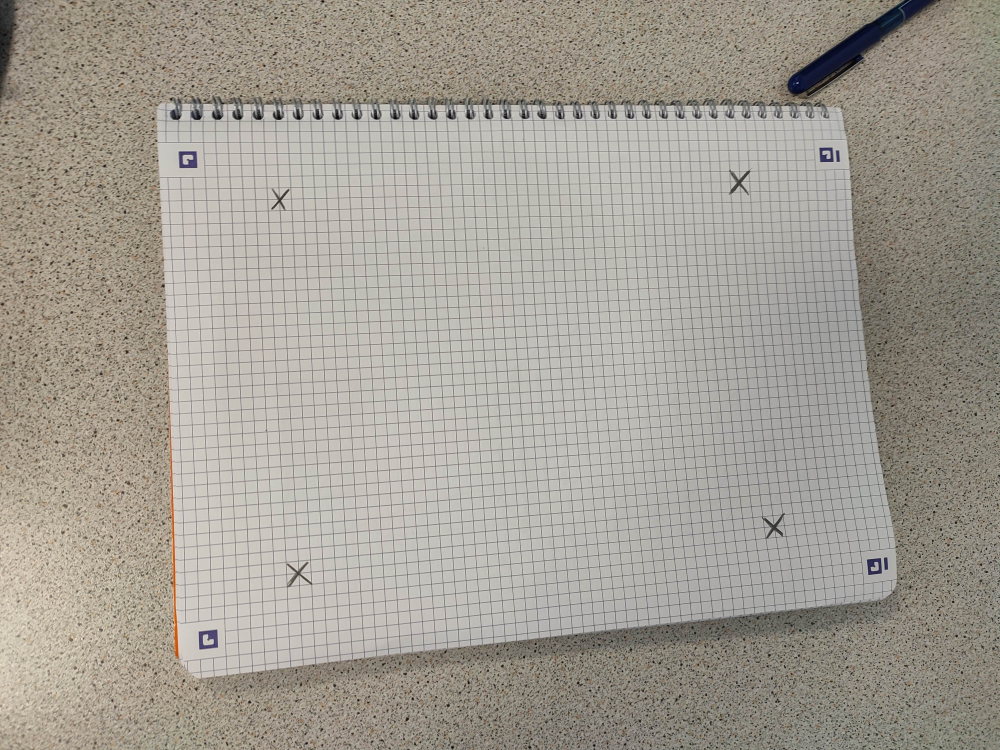
%> input picture images/cahier1.jpg, 4000 x 3000 px (shown at 1/4 size)
$ octave Test.m   (GNU Octave 9; MATLAB toolbox functions it lacks are replaced by stand-ins)
%> lines starting %> are read from the running program, lines starting %| are printed output that depends on the picture; in (x1, y1, x2, y2) boxes, pixels count from 0 and x2, y2 are one past the last pixel; in counts of white or black regions, pixels touching at a corner belong together; the program's own positions count from 1
### src/imreadDouble.m
function img = imreadDouble(imgName)
%IMREADDOUBLE reads an image, converts it as double and immediatly rescales
%it

img = rescale(double(imread(imgName)));
end

### src/generateTriplet.m
function [I,M,B] = generateTriplet(img)
%GENERATETRIPLET generates the bit mask and the bounding box of a given
%image

[h,w,c] = size(img);

I=img;
B=[1 1;w h];
M=ones(h,w);


end

### src/Transform_triplet.m
function [I2,M2,B2] = Transform_triplet(I,M,B,H12)
%TRANSFORM_TRIPLET 此处显示有关此函数的摘要
%   此处显示详细说明
[h,w,c] = size(I);
% 4 points de englo boite
B_left_top = B(1,:);
B_right_bot = B(2,:);
B_left_bot = [B(1,1) B(2,2)];
B_right_top = [B(2,1) B(1,2)];
% transformation des points
B_lt = transform(B_left_top',H12);
B_rb = transform(B_right_bot',H12);
B_lb = transform(B_left_bot',H12);
B_rt = transform(B_right_top',H12);
% coordonnees en x
xvect = zeros(1,4);
xvect(1) = B_lt(1)/B_lt(3);
xvect(2) = B_rb(1)/B_rb(3);
xvect(3) = B_lb(1)/B_lb(3);
xvect(4) = B_rt(1)/B_rt(3);
% determination min/max de x
xmin=min(xvect);
xmax = max(xvect);

% coordonnees y
yvect = zeros(1,4);
yvect(1) = B_lt(2)/B_lt(3);
yvect(2) = B_rb(2)/B_rb(3);
yvect(3) = B_lb(2)/B_lb(3);
yvect(4) = B_rt(2)/B_rt(3);
% ymin/ymax
ymin = min(yvect);
ymax = max(yvect);
% creation d'englo boite
B2 = [xmin ymin;xmax ymax];

H21 = inv(H12);
% en masque

length = ceil(B2(2,1)-B2(1,1));
width = ceil(B2(2,2)-B2(1,2));
I2 = zeros(width,length,c);
M2 = zeros(width,length,1);

offsetX = floor(B2(1,1));
offsetY = floor(B2(1,2));

[xmax,ymax,c] = size(I2); % 女

%imgOut=zeros(h,w,c);
%masque = zeros(h,w,1);
% figure; Im=imshow(imgOut);
for y=floor(B2(1,2)):floor(B2(2,2)) % 对楼所有的像素
    for x=floor(B2(1,1)):floor(B2(2,1))
        M_orig = [x;y]; % pixel de l'image target
        M_fin = transform(M_orig,H21); % M_orig * H = M_src; % 进行转变
        y_fin = M_fin(1)/M_fin(3);
        x_fin = M_fin(2)/M_fin(3);
        if x_fin > 1 && x_fin < h && y_fin > 1 && y_fin < w % 如果转换出来的点在女图中

            x_fin=floor(x_fin);
            y_fin=floor(y_fin);

%             disp([y-offsetY,x_fin]);
            if (y-offsetY==0)
                disp("toto");
            end
            I2(y-offsetY,x-offsetX,:) = I(x_fin,y_fin,:); % 切换成女图
            M2(y-offsetY,x-offsetX) = 1;

        end

    end
end


end

### src/transform.m
function M = transform(M,H)
%TRANSFORM applies the transformation described by H to x and y, the coords
%given in the matrix M.

[x,y]=size(M);
if x~=2 || y~=1
    error("Dimensions de la matrice M non respectées");
end

M = [M;1];

M = H*M;

end

### src/getHomography.m
function H = getHomography(quad1, quad2)
%getHomography computes the homographic matrix to get from quad1 to quad2
% in this version of the code, quad1 will be a full image, and quad2 any
% quadrangle (therefore, quad1 is src, and quad2 is dst). Or, in the
% transformation, (x2,y2) is the point in quad2 whereas (x1,y1) is the
% point in quad1, meaning H will be applied to src to get dest.
% Therefore, in the form M2 = H*M1, M1 contains points from src, and M2
% from dst. I think this comment is long enough now...

x1 = quad1(1,1);
x2 = quad1(2,1);
x3 = quad1(3,1);
x4 = quad1(4,1);

y1 = quad1(1,2);
y2 = quad1(2,2);
y3 = quad1(3,2);
y4 = quad1(4,2);

u1 = quad2(1,1);
u2 = quad2(2,1);
u3 = quad2(3,1);
u4 = quad2(4,1);

v1 = quad2(1,2);
v2 = quad2(2,2);
v3 = quad2(3,2);
v4 = quad2(4,2);

A = [ x1 y1  1  0  0  0 -x1*u1 -y1*u1 ; ...  %u1
       0  0  0 x1 y1  1 -x1*v1 -y1*v1 ; ...  %v1
      x2 y2  1  0  0  0 -x2*u2 -y2*u2 ; ...  %u2
       0  0  0 x2 y2  1 -x2*v2 -y2*v2 ; ...  %v2
      x3 y3  1  0  0  0 -x3*u3 -y3*u3 ; ...  %u3
       0  0  0 x3 y3  1 -x3*v3 -y3*v3 ; ...  %v3
      x4 y4  1  0  0  0 -x4*u4 -y4*u4; ...   %u4
       0  0  0 x4 y4  1 -x4*v4 -y4*v4];      %v4

B = [u1;v1;u2;v2;u3;v3;u4;v4];


X = A\B;

H = [ X(1) X(2) X(3);...
      X(4) X(5) X(6);...
      X(7) X(8)   1 ];
end

### src/Test.m
clear;clc;close all;
addpath("../images")
%%
tac1 = imreadDouble("cahier1.jpg");
tac2 = imreadDouble("cahier2.jpg");
%> call 2 of imreadDouble, with imgName = 'cahier2.jpg'
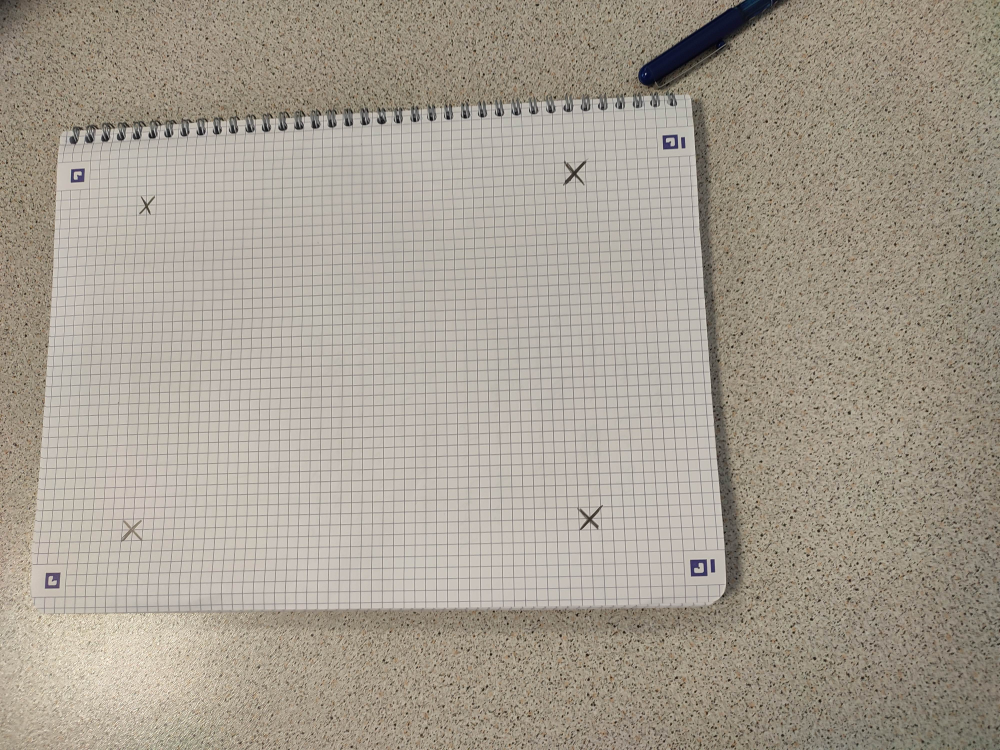
%> input picture images/cahier2.jpg, 4000 x 3000 px (shown at 1/4 size)
tac1 = tac1(1:10:end,1:10:end,:);
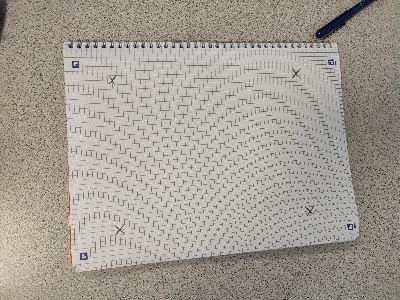
%> tac1: size 300x400x3 double; mean R, G, B 0.639, 0.619, 0.583
tac2 = tac2(1:10:end,1:10:end,:);
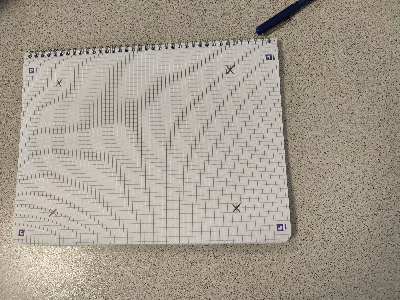
%> tac2: size 300x400x3 double; mean R, G, B 0.649, 0.616, 0.567
% figure,imagesc(tac1);
% title("Source image 1. Please select the 4 angles of the image.");
% [x1,y1]=ginput(4);
[h,w,c] = size(tac1);
%> h = 300; w = 400; c = 3
[h2,w2,c2] = size(tac2);
%> h2 = 300; w2 = 400; c2 = 3

hmax = max(h2,h);
%> hmax = 300
wmax = max(w2,w);
%> wmax = 400
imgOut = zeros(hmax,wmax,c);

% figure,imagesc(tac2);
% title("Source image 1. Please select the 4 angles of the image.");
% [x2,y2]=ginput(4);
%figure,imagesc(tac3);

%
% tac2_quad  = [x2 y2];
% tac1_quad  = [ x1  y1];


tac2_quad = [60 84;
             232 70;
             237 209;
             53 213];

tac1_quad = [113 81;
             296 73;
             311 211;
             119 230];
%% Calculer H
[I,M,B] = generateTriplet(tac1);
%> M: size 300x400 double; every value is 1
%> B = [1 1; 400 300]
H12 = getHomography(tac1_quad,tac2_quad);
[I2,M2,B2] = Transform_triplet(I,M,B,H12);
%> in Transform_triplet, `B_left_top = B(1,:);`: B_left_top = [1 1]
%> in Transform_triplet, `B_right_bot = B(2,:);`: B_right_bot = [400 300]
%> in Transform_triplet, `B_left_bot = [B(1,1) B(2,2)];`: B_left_bot = [1 300]
%> in Transform_triplet, `B_right_top = [B(2,1) B(1,2)];`: B_right_top = [400 1]
%> in transform, `M = [M;1];`: M = [1; 1; 1]
%> in transform, `M = H*M;`: M = [-17.43; 23.86; 0.999]
%> in Transform_triplet, `B_rb = transform(B_right_bot',H12);`: B_rb = [240.1; 224.9; 0.713]
%> in Transform_triplet, `B_lb = transform(B_left_bot',H12);`: B_lb = [-39.89; 258.4; 0.987]
%> in Transform_triplet, `B_rt = transform(B_right_top',H12);`: B_rt = [262.5; -9.64; 0.725]
%> in Transform_triplet, `xmin=min(xvect);`: xmin = -40.43
%> in Transform_triplet, `xmax = max(xvect);`: xmax = 361.9
%> in Transform_triplet, `ymin = min(yvect);`: ymin = -13.29
%> in Transform_triplet, `ymax = max(yvect);`: ymax = 315.4
%> in Transform_triplet, `B2 = [xmin ymin;xmax ymax];`: B2 = [-40.43 -13.29; 361.9 315.4]
%> in Transform_triplet, `length = ceil(B2(2,1)-B2(1,1));`: length = 403
%> in Transform_triplet, `width = ceil(B2(2,2)-B2(1,2));`: width = 329
%> in Transform_triplet, `I2 = zeros(width,length,c);`: I2: size 329x403x3 double; every value is 0
%> in Transform_triplet, `M2 = zeros(width,length,1);`: M2: size 329x403 double; every value is 0
%> in Transform_triplet, `offsetX = floor(B2(1,1));`: offsetX = -41
%> in Transform_triplet, `offsetY = floor(B2(1,2));`: offsetY = -14
%> after the loop in Transform_triplet, `for y=floor(B2(1,2)):floor(B2(2,2))`:
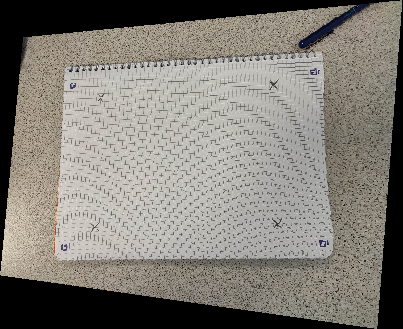
%> I2: size 329x403x3 double; mean R, G, B 0.506, 0.492, 0.464
%> after the loop in Transform_triplet, `for y=floor(B2(1,2)):floor(B2(2,2))`:
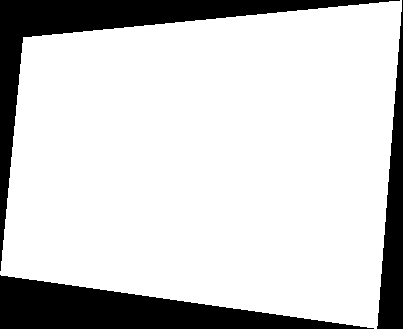
%> M2: size 329x403 double; values 0 (black) and 1 (white), 81% white; 3 black regions, box (x1, y1, x2, y2) and area: (0, 0, 400, 271) 10743, (0, 275, 374, 329) 10140, (377, 0, 403, 329) 4321
%> B2 = [-40.43 -13.29; 361.9 315.4]
figure,
imagesc(I2);
%%
clc; close all;
[I,M,B] = generateTriplet(tac2);
%> (the run ends here)
